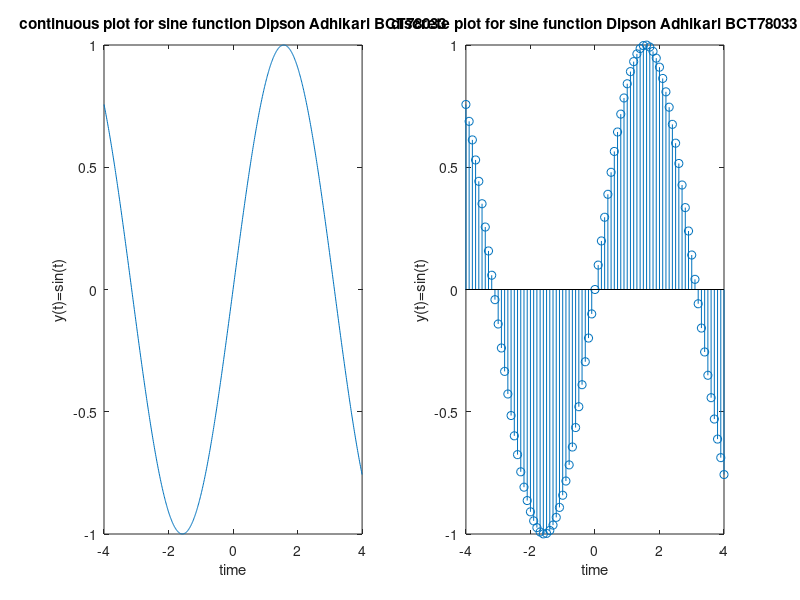

Reproduce this figure in MATLAB.
clc
clear all
close all
t=-4:0.01:4;
y=sin(t);
subplot (1,2,1);
plot(t,y);
xlabel('time');
ylabel('y(t)=sin(t)');
title ('continuous plot for sine function Dipson Adhikari BCT78033');
n=-4:0.1:4;
z=sin(n);
subplot(1,2,2);
stem(n,z);
xlabel('time');
ylabel('y(t)=sin(t)');
title('discrete plot for sine function Dipson Adhikari BCT78033');
